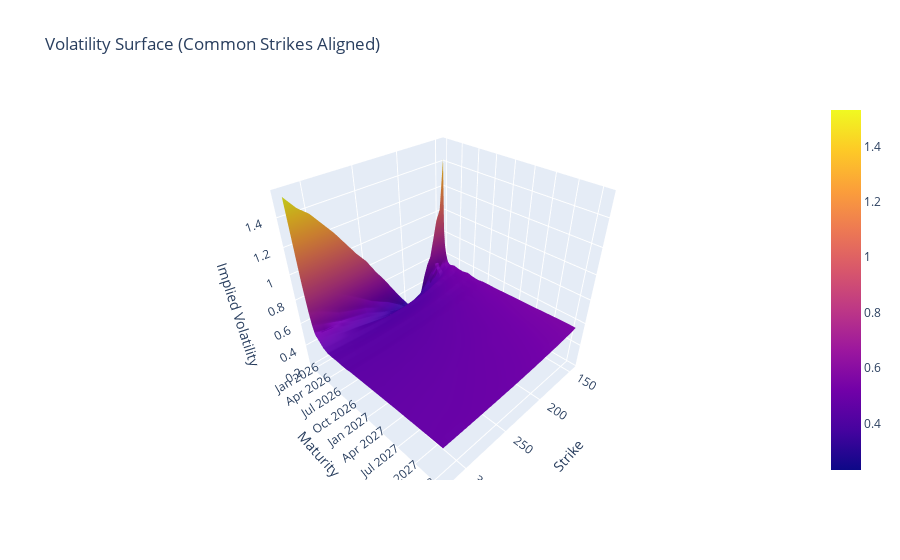

Notebook code cell kept with this figure:
### Code cell
#### Comments:
# mixing all strikes without aligning them properly ( same lenght but not same set of Ks)
common_strikes = set.intersection(*(set(d.keys()) for d in market_surface.values())) #built-in to return elements common to all sets
common_strikes = sorted(common_strikes)

maturities = list(market_surface.keys())  # expiry axis

# build iv surface:
Z = np.zeros((len(maturities), len(common_strikes)))

for i, m in enumerate(maturities):
    for j, s in enumerate(common_strikes):
        Z[i, j] = market_surface[m][s]



X, Y = np.meshgrid(common_strikes, maturities)

fig = go.Figure(data=[go.Surface(x=X, y=Y, z=Z)])
fig.update_layout(
    title="Volatility Surface (Common Strikes Aligned)",
    scene=dict(
        xaxis_title="Strike",
        yaxis_title="Maturity",
        zaxis_title="Implied Volatility"
    )
)
fig.show()

### Figure 1 — Plotly figure (JSON) as saved in the notebook; plotly's stock layout.template omitted (floating-point values rounded to 4 significant figures; data arrays with more than 128 entries replaced by an {"elided": "..."} marker saying what was removed)
{"data": [{"type": "surface", "x": {"elided": "20x23 float values"}, "y": {"elided": "20x23 str values"}, "z": {"elided": "20x23 float values"}}], "layout": {"scene": {"xaxis": {"title": {"text": "Strike"}}, "yaxis": {"title": {"text": "Maturity"}}, "zaxis": {"title": {"text": "Implied Volatility"}}}, "title": {"text": "Volatility Surface (Common Strikes Aligned)"}}}
